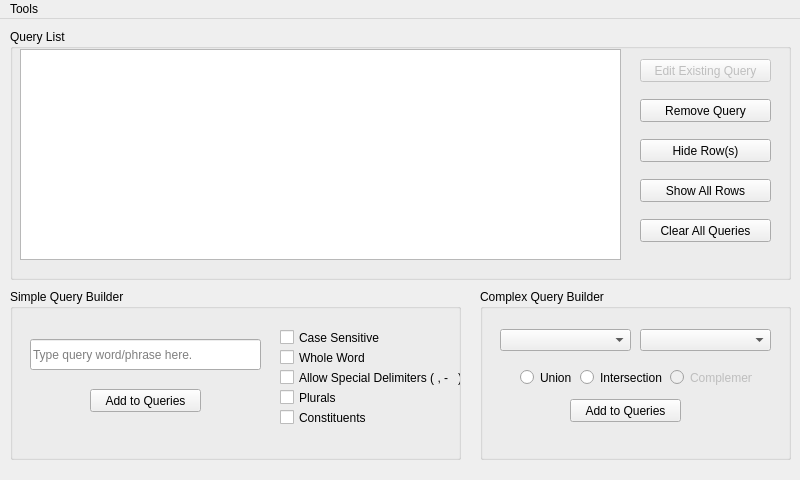
<?xml version="1.0" encoding="UTF-8"?>
<ui version="4.0">
 <class>QueryBuilderTool</class>
 <widget class="QMainWindow" name="QueryBuilderTool">
  <property name="geometry">
   <rect>
    <x>0</x>
    <y>0</y>
    <width>800</width>
    <height>480</height>
   </rect>
  </property>
  <property name="windowTitle">
   <string>Query Builder Tool</string>
  </property>
  <property name="windowIcon">
   <iconset>
    <normaloff>icons/builder.png</normaloff>icons/builder.png</iconset>
  </property>
  <widget class="QWidget" name="centralWidget">
   <widget class="QGroupBox" name="ComplexQuery">
    <property name="enabled">
     <bool>true</bool>
    </property>
    <property name="geometry">
     <rect>
      <x>480</x>
      <y>270</y>
      <width>311</width>
      <height>171</height>
     </rect>
    </property>
    <property name="title">
     <string>Complex Query Builder</string>
    </property>
    <widget class="QPushButton" name="addComplexButton">
     <property name="geometry">
      <rect>
       <x>90</x>
       <y>110</y>
       <width>111</width>
       <height>23</height>
      </rect>
     </property>
     <property name="text">
      <string>Add to Queries</string>
     </property>
    </widget>
    <widget class="QRadioButton" name="cqRadioUnion">
     <property name="geometry">
      <rect>
       <x>40</x>
       <y>80</y>
       <width>61</width>
       <height>17</height>
      </rect>
     </property>
     <property name="text">
      <string>Union</string>
     </property>
    </widget>
    <widget class="QRadioButton" name="cqRadioIntersection">
     <property name="geometry">
      <rect>
       <x>100</x>
       <y>80</y>
       <width>82</width>
       <height>17</height>
      </rect>
     </property>
     <property name="text">
      <string>Intersection</string>
     </property>
    </widget>
    <widget class="QComboBox" name="cqBoxLeft">
     <property name="geometry">
      <rect>
       <x>20</x>
       <y>40</y>
       <width>131</width>
       <height>22</height>
      </rect>
     </property>
    </widget>
    <widget class="QComboBox" name="cqBoxRight">
     <property name="geometry">
      <rect>
       <x>160</x>
       <y>40</y>
       <width>131</width>
       <height>22</height>
      </rect>
     </property>
    </widget>
    <widget class="QRadioButton" name="cqRadioComplement">
     <property name="enabled">
      <bool>false</bool>
     </property>
     <property name="geometry">
      <rect>
       <x>190</x>
       <y>80</y>
       <width>82</width>
       <height>17</height>
      </rect>
     </property>
     <property name="text">
      <string>Complement</string>
     </property>
    </widget>
   </widget>
   <widget class="QGroupBox" name="QueryList">
    <property name="geometry">
     <rect>
      <x>10</x>
      <y>10</y>
      <width>781</width>
      <height>251</height>
     </rect>
    </property>
    <property name="title">
     <string>Query List</string>
    </property>
    <widget class="QPushButton" name="pushButton_3">
     <property name="enabled">
      <bool>false</bool>
     </property>
     <property name="geometry">
      <rect>
       <x>630</x>
       <y>30</y>
       <width>131</width>
       <height>23</height>
      </rect>
     </property>
     <property name="toolTip">
      <string>Coming soon!</string>
     </property>
     <property name="text">
      <string>Edit Existing Query</string>
     </property>
    </widget>
    <widget class="QPushButton" name="removeQueryButton">
     <property name="enabled">
      <bool>true</bool>
     </property>
     <property name="geometry">
      <rect>
       <x>630</x>
       <y>70</y>
       <width>131</width>
       <height>23</height>
      </rect>
     </property>
     <property name="toolTip">
      <string>Entire row must be selected.</string>
     </property>
     <property name="text">
      <string>Remove Query</string>
     </property>
    </widget>
    <widget class="QTableView" name="tableView">
     <property name="geometry">
      <rect>
       <x>10</x>
       <y>20</y>
       <width>601</width>
       <height>211</height>
      </rect>
     </property>
    </widget>
    <widget class="QPushButton" name="hideRowButton">
     <property name="geometry">
      <rect>
       <x>630</x>
       <y>110</y>
       <width>131</width>
       <height>23</height>
      </rect>
     </property>
     <property name="toolTip">
      <string>Entire row must be selected.</string>
     </property>
     <property name="text">
      <string>Hide Row(s)</string>
     </property>
    </widget>
    <widget class="QPushButton" name="showRowsButton">
     <property name="geometry">
      <rect>
       <x>630</x>
       <y>150</y>
       <width>131</width>
       <height>23</height>
      </rect>
     </property>
     <property name="text">
      <string>Show All Rows</string>
     </property>
    </widget>
    <widget class="QPushButton" name="clearQueriesButton">
     <property name="geometry">
      <rect>
       <x>630</x>
       <y>190</y>
       <width>131</width>
       <height>23</height>
      </rect>
     </property>
     <property name="text">
      <string>Clear All Queries</string>
     </property>
    </widget>
   </widget>
   <widget class="QGroupBox" name="SimpleQuery">
    <property name="enabled">
     <bool>true</bool>
    </property>
    <property name="geometry">
     <rect>
      <x>10</x>
      <y>270</y>
      <width>451</width>
      <height>171</height>
     </rect>
    </property>
    <property name="title">
     <string>Simple Query Builder</string>
    </property>
    <widget class="QCheckBox" name="caseSenseCheck">
     <property name="geometry">
      <rect>
       <x>270</x>
       <y>40</y>
       <width>111</width>
       <height>17</height>
      </rect>
     </property>
     <property name="text">
      <string>Case Sensitive</string>
     </property>
    </widget>
    <widget class="QCheckBox" name="wholeWordCheck">
     <property name="geometry">
      <rect>
       <x>270</x>
       <y>60</y>
       <width>101</width>
       <height>17</height>
      </rect>
     </property>
     <property name="text">
      <string>Whole Word</string>
     </property>
    </widget>
    <widget class="QCheckBox" name="specDelimsCheck">
     <property name="geometry">
      <rect>
       <x>270</x>
       <y>80</y>
       <width>181</width>
       <height>17</height>
      </rect>
     </property>
     <property name="text">
      <string>Allow Special Delimiters ( , -   )</string>
     </property>
    </widget>
    <widget class="QCheckBox" name="pluralsCheck">
     <property name="geometry">
      <rect>
       <x>270</x>
       <y>100</y>
       <width>70</width>
       <height>17</height>
      </rect>
     </property>
     <property name="text">
      <string>Plurals</string>
     </property>
    </widget>
    <widget class="QCheckBox" name="constituentsCheck">
     <property name="geometry">
      <rect>
       <x>270</x>
       <y>120</y>
       <width>101</width>
       <height>17</height>
      </rect>
     </property>
     <property name="text">
      <string>Constituents</string>
     </property>
    </widget>
    <widget class="QPushButton" name="addSimpleButton">
     <property name="geometry">
      <rect>
       <x>80</x>
       <y>100</y>
       <width>111</width>
       <height>23</height>
      </rect>
     </property>
     <property name="text">
      <string>Add to Queries</string>
     </property>
    </widget>
    <widget class="QLineEdit" name="phraseEdit">
     <property name="geometry">
      <rect>
       <x>20</x>
       <y>50</y>
       <width>231</width>
       <height>31</height>
      </rect>
     </property>
     <property name="text">
      <string/>
     </property>
     <property name="placeholderText">
      <string>Type query word/phrase here.</string>
     </property>
    </widget>
   </widget>
  </widget>
  <widget class="QMenuBar" name="menuBar">
   <property name="geometry">
    <rect>
     <x>0</x>
     <y>0</y>
     <width>800</width>
     <height>21</height>
    </rect>
   </property>
   <widget class="QMenu" name="menuTools">
    <property name="title">
     <string>Tools</string>
    </property>
    <addaction name="actionSaveQL"/>
    <addaction name="actionSaveAsQL"/>
    <addaction name="actionLoadQL"/>
    <addaction name="actionRefresh"/>
    <addaction name="actionExportST"/>
   </widget>
   <addaction name="menuTools"/>
  </widget>
  <action name="actionSaveQL">
   <property name="enabled">
    <bool>false</bool>
   </property>
   <property name="text">
    <string>Save</string>
   </property>
  </action>
  <action name="actionLoadQL">
   <property name="icon">
    <iconset>
     <normaloff>icons/open.png</normaloff>icons/open.png</iconset>
   </property>
   <property name="text">
    <string>Load Query File</string>
   </property>
  </action>
  <action name="actionRefresh">
   <property name="icon">
    <iconset>
     <normaloff>icons/refresh.png</normaloff>icons/refresh.png</iconset>
   </property>
   <property name="text">
    <string>Refresh</string>
   </property>
  </action>
  <action name="actionSaveAsQL">
   <property name="icon">
    <iconset>
     <normaloff>icons/save.png</normaloff>icons/save.png</iconset>
   </property>
   <property name="text">
    <string>Save As</string>
   </property>
  </action>
  <action name="actionExportST">
   <property name="enabled">
    <bool>false</bool>
   </property>
   <property name="text">
    <string>Export to Summary Tool</string>
   </property>
  </action>
 </widget>
 <layoutdefault spacing="6" margin="11"/>
 <resources/>
 <connections/>
</ui>
